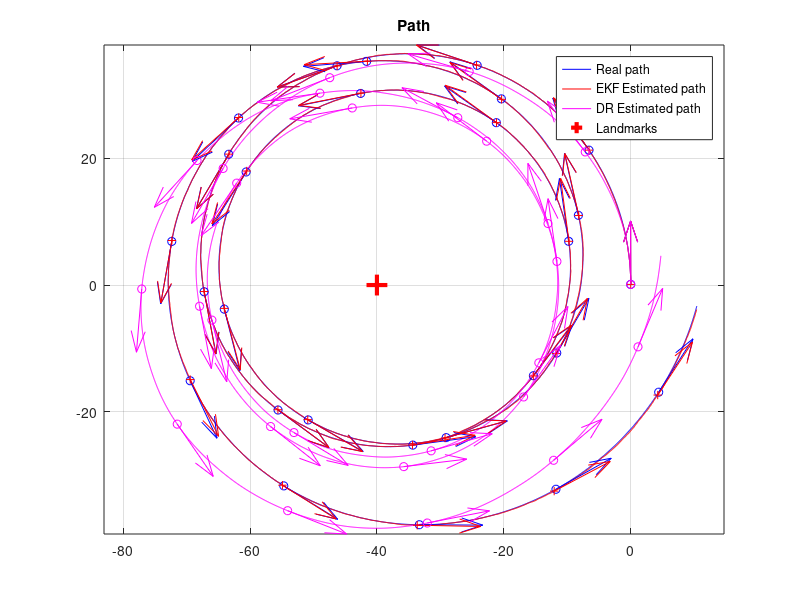
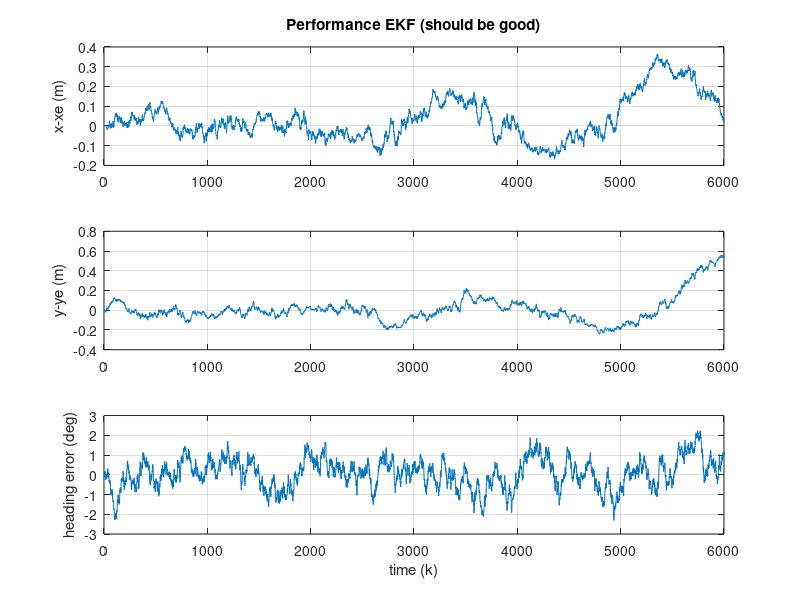
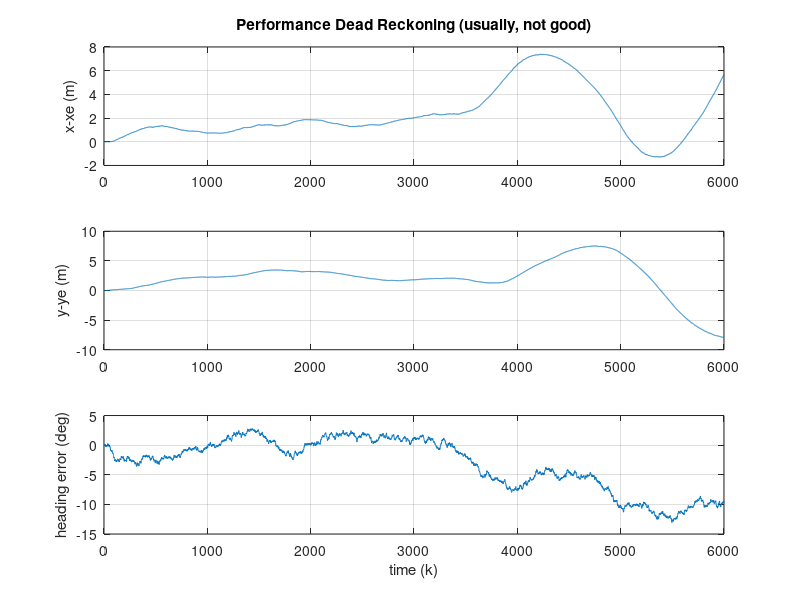

Source code (MATLAB) for these figures, in order:
% DemoEKF.m - version 2021.T1
% MRTN4010 - T1.2021
% Example using Extended Kalman Filter (EKF) for the localization problem, using LIDAR range observations.
% Read and analyze this progam; it may be used for solving part of Project 3 (although that one is based on real data).


% Note#1:
% For each "LIDAR scan" we extract the detected landmarks and then we use their ranges to update the estimated 
% states (3DoF: 2D position and heading of the platform).  
% Even frequently using "just" one range measurement (related to just one landmark) the estimator is
% able to estimate the pose (position and heading, 3DoF)!!!
% Q: How is this possible?
% A: This is because in addition to the observation model we use the process model (which correlates the states in time) as well.
% As the robot moves then we obtain several observations from different poses (and at different times).
% This system is what is said to be "Observable" 
% (its internal states can be estimated by observing its "outputs", in this case we measure the robot's distance to certain landmark/landmarks).

% it seems that having just range (1D) and certain process model we would
% be able to estimate (x,y, Phi)  (3DoF)! 
% analogy/question: can we do stereo vision with a perfect process model and just 1 eye? 
% analogy/question: can we do stereo vision with a "good but not perfect" process model and just 1 eye? 
% answer: YES; this problem is called "mapping" (given, approximately, out position, we estimate the position of OOIs)


% Note#2: in this simulation we run the process model at certain frequency
% (dt=30ms), however we do not assume we get measurements (for the observations) at that sample
% rate (that situation would be great!, but it is not always possible). We assume observations have a slower sample rate. This
% is to show that even for a poor system (observing at low rate, and just few landmarks) the estimation process is still good and feasible. 


%Note #3:
% You can change many things in this simulation (that is the beauty of testing things under simulations):
% 1)  the geographical distribution and number of landmarks.
% 2)  the noise's standard deviations in the inputs of the kinematic model of the vehicle
% 3)  the noise's standard deviations of range measurements
% 4)  the sampling rate of the scanner
% 5)  the inputs to the process (speed and angular rate)
% and a lot of things for experimenting!


% You may improve this program
%  1) Modify the update stage of the EKF for accepting bearing observations.
%  2) Adapt the Q matrix used in the prediction step, for properly
%  considering the noise that pollutes the model's inputs.



% Note4:  IMPORTANT
% a) You may need to modify the EKF update stage in order to deal with the
% cases:   Bearing Only and Range+Bearing (gives more info than just range measurements).

% b) you need to adapt the Q matrix in the prediction stage, in order to
% consider the noise that pollutes the inputs of the process model (speed
% and gyroZ). Follow the approach presented in the lecture notes.

%---------------------------------

% In this problem we have a kinematic model of the platform ( our "process
% model"). The inputs, u(t), of the model are 2 :
%    a)  platform's speed (measured at the middle point between the back wheels) 
%    b)  Wz (yaw/heading angular rate), measured through  IMU's gyro Z.


% by J. Guivant for MRTN4010's students, Session T1.2021



function DemoEKF_2021b()


% .....................................................
% Here I define the magnitude of the "noises", which I assume are present, 
% polluting mesurements, models, etc.  
% (we are simulating those noises, so we can try whatever case we want.) 

% Standard deviation of the error in the angular rate sensor  (i.e. std of noise in gyro's measurements). 
stdDevGyro = 2*pi/180 ;        %"actual"
stdDevGyro_assumed =stdDevGyro ; %presumed/assumed one.

% 1 degrees/second , standard deviation of the gyros' noise
% you have seen, when playing with our real IMU's data that, after removing the
% bias, the random error present in the gyros' measurements should be lower than 2 deg/sec.
% so, this one seems realistic.

% Standard deviation of the error in the speed's measurements
stdDevSpeed = 0.10 ;   % We simulate a lot of error!  (very difficult case). 
stdDevSpeed_assumed = 0.15 ;


% Speed-meter's error = 0.10m/sec; actually, a low quality speed sensor! (it
% may be the case, on certain terrains in which platform's traction is not good.)

% ... errors in the range measurements (15cm, standard dev.)
sdev_rangeMeasurement = 0.15 ;                  % std. of noise which pollutes in range measurements =. 0.15m
sdev_rangeMeasurement_assumed =0.20;     % std (which we presume/assume) of noise polluting range measurements, 

% This is more than the error you would have with our laser scanner. Am I right? (the answer may be useful for Project 3)


SmallBiasGyro = 0.05*pi/180 ;   % we can even simulate the effect of a minor bias in the gyroscope readings.
% just 0.05degrees/sec
% it will kill the dead reckoning.
% .....................................................

% some parameters, for the simulation context.
Dt=0.05 ;                       % "sample time", 50ms
Li = 6000 ;                     % "experiment" duration, in iterations 
DtObservations=0.100 ;          % LiDAR;s "sample time" (for observations), ~5Hz, approximately


% .....................................................
% Here, I create a virtual map, because this program works on a simulated process.
% (in a real case you would have a real map)

% How many landmarks do you want to use?  
n_usedLanmarks = 1;    %it must be : 0 < n_usedLanmarks <5, but you can modify the function "CreateSomeMap()" to extend it.
% just to create some landmarks
% if you specify "n_usedLanmarks = 0", you would not have observations
% (i.e. no updates, just predictions ; soit will be as a simple dead-reckoning)

% at least 1 landnark would allow a better localization that a simple
% deadreckoning process.


global NavigationMap;
NavigationMap = CreateSomeMap(n_usedLanmarks) ;  %creates a artificial map!
% ................................................


% In variables "Xe" and "P" :These are the EKF ESTIMATES (Expected value and covariance matrix)
% Initial conditions of the estimates (identical to the real ones, as in
% the lab)( I Assume we know the initial condition of the system)
Xe = [ 0; 0;pi/2 ] ; 
P = zeros(3,3) ;            % initial quality --> perfect (covariance =zero )
% Why perfect? (BECAUSE in this case we DO ASSUME we know perfectly the initial condition)

% These are the "opn-loop" dead reckoning ESTIMATES
Xdr = [ 0; 0;pi/2 ] ;

% Some buffers to store the intermediate values during the experiment (so we can plot them, later)
Xreal_History= zeros(3,Li) ;
Xe_History= zeros(3,Li) ;
XeDR_History= zeros(3,Li) ;

% .....................................................
% I assume that every time we apply the process model to predict the evolution of the system for a 
% period of time of Dt (30ms) we introduce uncertainty of 0.01m standard deviation on X, 
% similar uncertainty on Y and 1 degree (a lot!) on the heading's estimation
% Q  =zeros(3,3) ;  Q(1,1) = (0.01)^2 ; Q(2,2) =Q(1,1)  ; Q(3,3) = (1*pi/180)^2 ;
% Although you can use this proposed Q, it can be improved. Read
% the lecturer notes about how to improve our propossed Q matrix. 

% I assume Q is allways the same (but that may not be the case). 
Q = diag( [ (0.01)^2 ,(0.01)^2 , (1*pi/180)^2]) ;
% Q matrix. Represent the covariance of the uncertainty about the process model.
% this is a poor tunning!  --> you need to improve it.

%e.g. some improvement here. But you can refine it further.
Q(3,3) = (stdDevGyro_assumed*Dt)^2;
Q(1,1) = (stdDevSpeed_assumed*Dt)^2; Q(2,2) =Q(1,1) ;


% .....................................................


time=0 ;
% initialize the simulator of process (the "real system").
InitSimulation(stdDevSpeed,stdDevGyro,sdev_rangeMeasurement,DtObservations);
% (BTW: this is just a simulation to replace the real system, because we,
% for the moment, do not have the real system. )

clc();
disp('Running full simulation, OFF line. Please wait...');

% .....................................................    
for i=1:Li,     % loop
    
    %pause(dt) ;   % NO delay, I want to run this in a fast off-line SIMULATION, so ASAP.
    
    time = time+Dt ;    
    SimuPlatform(time,Dt);      % because NOW I do not have a real system, I simulate it.

     
    % I ask about the inputs to the Process Model.
    % The inputs I will be told are polluted versions of the real inputs.
    [Noisy_speed,Noisy_GyroZ]=GetProcessModelInputs();
    % in the real case we should measure the real inputs (gyros and speedmeter)
Noisy_GyroZ=Noisy_GyroZ+SmallBiasGyro;
    
    % run our "open-loop" estimation (just dead-reckoning), using noisy inputs.
    Xdr    = RunProcessModel(Xdr,Noisy_speed,Noisy_GyroZ,Dt) ;
    
    
    
    
    
    % -------- THIS IS THE ACTUAL EKF! ------------------------

    % ------ EKF's prediction: applies the prediction step (i.e. Process model). 
    % Estimate new covariance, associated to the state after prediction
    % First , I evaluate the Jacobian matrix of the process model (see lecture notes), at X=X(k|k).
    % You should write the analytical expression on paper to understand the following line.
    J = [ [1,0,-Dt*Noisy_speed*sin(Xe(3))  ]  ; [0,1,Dt*Noisy_speed*cos(Xe(3))] ;    [ 0,0,1 ] ] ; 
    % this J is explanined in "[AAS]_L05_Localization Problem Using
    % EKF[2021].pdf"
    
    % then I calculate the new coaeriance matrix, due to the prediction, P(K+1|K) = J*P(K|K)*J'+Q ;
    P = J*P*J'+Q ;
    % ATTENTION: we need, in our case, to propose a consistent Q matrix (this is part of your assignment!)
        
    % And, here, we calculate the predicted expected value. 
    Xe    = RunProcessModel(Xe,Noisy_speed,Noisy_GyroZ,Dt) ;
    %  Xe(k+1|k) = f( Xe(k|k), u(k) )    % "Xe" means expected value.
    % in our case, we do not perfectly know the inputs u(k), but me measure them (which are noisy)
    % note: we reuse the same variable Xe (we do not need to remember Xe(k|k), so we overwrite it.)
    
    
    % so, here/now, the variable "Xe" contains "X^(k+1|k)"   ("X^" means "X hat", i.e. predicted expected value of X(k+1) )
    % and the variable "P" is "P(k+1|k)".
        
   % The predition step, for this iteration, is done.
 
    
    

    % .. Get range measuremens, if those are available.
    [nDetectedLandmarks,MasuredRanges,IDs]=GetObservationMeasurements();
    
    % if measurements are avaiable ==> we perform the related updates.
    if nDetectedLandmarks>0,     % any laser data and detected landmarks?
     
        % Because there are available obsevations ==> I perform EKF update\updates.
   
        % --------------- EKF update (observations)
        % Because this observation function is non-linear--> we need to get the Jacobians of h(X).
        % Jacobian for range only measurements (evaluated at the current expected value -->Xe)    
        
        % sqrt( (xi-x)^2+(yi-y)^2 ) for all the seen landmarks. I will need
        % this term for the next calculations.
        
        % for the sake of simplicity in this example, we perform an EKF update for each of the observations.
        for u=1:nDetectedLandmarks,
         
            ID = IDs(u);            % landmark ID?    (in "real life", this is provided by the "data association")
            
            % some auxiliary variables.
            eDX = (NavigationMap.landmarks(ID,1)-Xe(1)) ;      % (xu-x)
            eDY = (NavigationMap.landmarks(ID,2)-Xe(2)) ;      % (yu-y)
            eDD = sqrt( eDX*eDX + eDY*eDY ) ; %   so : sqrt( (xu-x)^2+(yu-y)^2 ) 
    
        
            % here is it. "H". I reuse some previous calculations.
            H = [  -eDX/eDD , -eDY/eDD , 0 ] ;   % Jacobian of h(X); size 1x3
             % see/read the lecture notes about EKF applied for implementing the localizer.   
            
            % the expected distances to this landmark ( "h(Xe)" )   //
            % the "Expected output".
            ExpectedRange = eDD ;   % just a coincidence: we already calculated them for the Jacobian, so I reuse it. 
        
        
            % Evaluate residual (innovation)  "Y-h(Xe)" 
            %(measured output value - expected output value)
            z  = MasuredRanges(u) - ExpectedRange ;      

            % ------ covariance of the noise/uncetainty in the measurements
            R = sdev_rangeMeasurement_assumed^2;
            
            [Xe,P]=DoUpdate(P,Xe,H,R,z);
        
            % Loop to the next observation based on available measurements..
        end;  
       
       % Here, all available EKF updates have been done.
       % which means that the variable Xe contains X^(k+1|k+1); and P is P(k+1|k+1); the
       % expected value and covariance matrix, respectively, of the POSTERIOR PDF about X(k+1)
       
       
    end;  
     
     % -------- store some current variables, to plot later, at the end. 
     Xreal_History(:,i) = GetCurrentSimulatedState() ;
     Xe_History(:,i)    = Xe ;
     XeDR_History(:,i)  = Xdr ;

end ;                           % end of while loop



fprintf('Done. Showing results, now..\n');
% now, we can see the resutls.
% PLOT some results. 
SomePlots(Xreal_History,Xe_History,XeDR_History,NavigationMap) ;


return ;        
end %end function


% =========================================================================
% --- THIS IS THE PROCESS MODEL of MY SYSTEM. (it is a Kinemetic model)
    
function Xnext=RunProcessModel(X,speed,GyroZ,dt) 
    Xnext = X + dt*[ speed*cos(X(3)) ;  speed*sin(X(3)) ; GyroZ ] ;
return ;
end %end function

% =========================================================================
% ========== Simulation functions - (used for simulation of "real" platform and
% for the process model of the EKF.
% When we apply the EKF on a real case, we do NOT need this part.


function [ranges,IDs] = GetMeasurementsFomNearbyLandmarks(X,map)
    
    if map.nLandmarks>0,
        dx= map.landmarks(:,1) - X(1) ;
        dy= map.landmarks(:,2) - X(2) ;
        ranges = sqrt((dx.*dx + dy.*dy)) ;
        IDs = [1:map.nLandmarks];
    else,
        IDs=[];ranges=[];
    end;
    % I simulate I measure/detect all the landmarks, however there can be
    % cases where I see just the nearby ones.
    
return ;
end %end function

% here I propose some speed and angular rate inputs. 
% in real cases, they do happen, we do not propose them.
function [speed,GyroZ] = SimuControl(X,t)
    speed = 2 ;                                         % cruise speed, 2m/s  ( v ~ 7km/h)
    GyroZ = 3*pi/180 + sin(0.1*2*pi*t/50)*.02 ;         % some crazy driver moving the steering wheel...
return ;
end %end function


% here I propose some map of landmarks. 
% in real cases, we do not create it, synthetically, like here.
function map = CreateSomeMap(n_used)
    n_used = max(0,min(4,n_used));      % accepts no less than 1, no more than 4. 
    
    landmarks = [  [ -40,0 ];[ -0,-20 ];[ 10,10 ] ;[ 30,10 ]  ] ;   
    % you may modify this list, in case you want to add more landmarks to the navigation map.
    
    map.landmarks = landmarks(1:n_used,:) ;
    map.nLandmarks = n_used ;
return ;
end %end function
%--------------------------------------------------------------------




function InitSimulation(stdDevSpeed,stdDevGyro,sdev_rangeMeasurement,DtObservations)
    global ContextSimulation;
    ContextSimulation.Xreal = [ 0; 0;pi/2 ] ;     % [x;y;phi]
    ContextSimulation.stdDevSpeed = stdDevSpeed;
    ContextSimulation.stdDevGyro = stdDevGyro;
    ContextSimulation.Xreal = [0;0;pi/2];
    ContextSimulation.speed=0;
    ContextSimulation.GyroZ=0;
    ContextSimulation.sdev_rangeMeasurement=sdev_rangeMeasurement;
    ContextSimulation.DtObservations=DtObservations;
    ContextSimulation.timeForNextObservation= 0;
    ContextSimulation.CurrSimulatedTime=0;
return;
end %end function


function [Noisy_speed,Noisy_GyroZ]=GetProcessModelInputs()
    % .....................................................
    % add noise to simulate real conditions
    % WHY? to be realistic. When we measure things the measurements are polluted with noise. So I simulated that situation by adding random
    % noise to the perfect measurements (the ones I get from the simulated "real" platform.
    global ContextSimulation;
    Noisy_speed =ContextSimulation.speed +ContextSimulation.stdDevSpeed*randn(1) ;
    Noisy_GyroZ =ContextSimulation.GyroZ +ContextSimulation.stdDevGyro*randn(1);
return;
end %end function

% NOTE: in a subsequent project, you will apply the EKF for estimating the states of the real
% system. In such cases You DO NOT ADD ANY NOISE to the real
% measurements!!!!. We add noise, here, because we want to simulate a real
% case, always having noise polluting our measurements.


function  SimuPlatform(time,Dt)
    global ContextSimulation;    
    
    % simulate some crazy driver for the car..
    [ContextSimulation.speed,ContextSimulation.GyroZ] = SimuControl(ContextSimulation.Xreal,time) ;      % read kinematic model inputs, ideal ones
    % .........................................
    % simulate one step of the "real system":  Xreal(time)
    ContextSimulation.Xreal = RunProcessModel(ContextSimulation.Xreal,ContextSimulation.speed,ContextSimulation.GyroZ,Dt) ;
    ContextSimulation.CurrSimulatedTime = ContextSimulation.CurrSimulatedTime+Dt;
return;
end %end function


function [nDetectedLandmarks,MasuredRanges,IDs]=GetObservationMeasurements(map)
    global ContextSimulation NavigationMap;       
   
    if ContextSimulation.CurrSimulatedTime<ContextSimulation.timeForNextObservation,
        % no measurements of outputs at this time.
        nDetectedLandmarks=0;
        MasuredRanges=[];
        IDs=[];
        return ; 
    end;
        
    ContextSimulation.timeForNextObservation = ContextSimulation.timeForNextObservation+ContextSimulation.DtObservations;
    
    % get simulated range measurements (actual system), in this case the
    % simulated platform.
        [RealRanges,IDs] = GetMeasurementsFomNearbyLandmarks(ContextSimulation.Xreal,NavigationMap) ;
                % ...................................................
        nDetectedLandmarks = length(RealRanges) ;
      
        
        if (nDetectedLandmarks<1)       % no detected landmarks...
            MasuredRanges=[];   IDs=[];    return ; 
        end;
        
        
        % Here I corrupt the simulated measurements by adding some random noise (to simulate the noise that would be present in the reality)
        % this is the noise:
        noiseInMeasurements= ContextSimulation.sdev_rangeMeasurement*randn(size(RealRanges));
        % here I add it to the perfect ranges' measurements
        MasuredRanges = RealRanges +  noiseInMeasurements ;
        % so MasuredRanges are the measurements polluted with
        % noise. I get the "perfect measurements" from the simulated
        % platform.
        
        % in real life they arrive already polluted!
        
 return;
end %end function
 
 % Read the simulatated system's state.   THis is the real value of the
 % stare. In real applications, this is never known (that is why we try to
 % estimate it !)
 
    function X=GetCurrentSimulatedState()
        global ContextSimulation;
        X=ContextSimulation.Xreal;
        
     return;   
    end %end function
% -------------end simulation functions -----------------------------------------------


% ====================================================
% --- This is JUST for ploting the results
function SomePlots(Xreal_History,Xe_History,Xdr_History,map) ;

figure(2) ; clf ; hold on ;
plot(Xreal_History(1,:),Xreal_History(2,:),'b') ;
plot(Xe_History(1,:),Xe_History(2,:),'r') ;
plot(Xdr_History(1,:),Xdr_History(2,:),'m') ;
if (map.nLandmarks>0),   
    plot(map.landmarks(:,1),map.landmarks(:,2),'+r','markersize',15,'linewidth',3) ;
    legend({'Real path','EKF Estimated path','DR Estimated path','Landmarks'});
else
    legend({'Real path','EKF Estimated path','DR Estimated path'});
end;    





% show vectors, for visualizing heading, at a small number of points.
ii = [1:225:length(Xe_History(1,:))] ;
m=10;
quiver(Xreal_History(1,ii),Xreal_History(2,ii),m*cos(Xreal_History(3,ii)),m*sin(Xreal_History(3,ii)),'b','AutoScale','off','Marker','o' ) ;
quiver(Xe_History(1,ii),Xe_History(2,ii),m*cos(Xe_History(3,ii)),m*sin(Xe_History(3,ii)),'r','AutoScale','off','Marker','+') ;
quiver(Xdr_History(1,ii),Xdr_History(2,ii),m*cos(Xdr_History(3,ii)),m*sin(Xdr_History(3,ii)),'m','AutoScale','off','Marker','o' ) ;




axis equal ;

title('Path') ;
zoom on ; grid on; box on;

% --------- plot errors between EKF estimates and the real values
figure(3) ; clf ; 
Xe=Xe_History;
subplot(311) ; plot(Xreal_History(1,:)-Xe(1,:)) ;ylabel('x-xe (m)') ;grid on;
title('Performance EKF (should be good)') ;
subplot(312) ; plot(Xreal_History(2,:)-Xe(2,:)) ;ylabel('y-ye (m)') ;grid on;
subplot(313) ; plot(180/pi*(Xreal_History(3,:)-Xe(3,:))) ;ylabel('heading error (deg)') ;grid on;xlabel('time (k)');

figure(4) ; clf ; 
Xe=Xdr_History;
subplot(311) ; plot(Xreal_History(1,:)-Xe(1,:)) ;ylabel('x-xe (m)') ;grid on;
title('Performance Dead Reckoning (usually, not good)') ;
subplot(312) ; plot(Xreal_History(2,:)-Xe(2,:)) ;ylabel('y-ye (m)') ;grid on;
subplot(313) ; plot(180/pi*(Xreal_History(3,:)-Xe(3,:))) ;ylabel('heading error (deg)') ; grid on; xlabel('time (k)');
Xe=[];

return ;
end %end function
%other things you can do, as well.
% In the same way we record the expected values and the "real values", you
% may record the marginal variances (diagonal elements of the P matrix), to
% verify that the discrepancy between estimated and "real" (ground truth)
% are consistent with the statistics reported by the estimator.

% this is what I do in the animated simulation, in class, at the end of
% that simulation.


    function [Xe,P]=DoUpdate(P,Xe,H,R,z)
            % Some intermediate steps for the EKF (as presented in the lecture notes)
            S = R + H*P*H' ;
            iS=inv(S);                 % iS = inv(S) ;   % in this case S is 1x1 so inv(S) is just 1/S
            K = P*H'*iS ;           % Kalman gain
            % ----- finally, we do it...We obtain  X(k+1|k+1) and P(k+1|k+1)
            
            Xe = Xe+K*z ;       % update the  expected value
            P = P-K*H*P ;       % update the Covariance % i.e. "P = P-P*H'*iS*H*P"  )
            
    return;
    end %end function

    
    %other ways to implement it.
    function [Xe,P]=DoUpdate2(P,Xe,H,R,z)
            % Some intermediate steps for the EKF (as presented in the lecture notes)
            HP=H*P;
            S = R + HP*H' ;
            iS=inv(S);                 
            K = P*H'*iS ;           % Kalman gain
            % ----- finally, we do it...We obtain  X(k+1|k+1) and P(k+1|k+1)
            
            Xe = Xe+K*z ;       % update the  expected value
            P = P-K*HP ;       % update the Covariance % i.e. "P = P-P*H'*iS*H*P"  )
            
    return;
    end %end function

    
% -------------------------------------------------------------------------


%  Jose Guivant -  AAS -Session 1.2021
%  Questions:     email to : j.guivant@unsw.edu.au


% -------------------------------------------------------------------------


